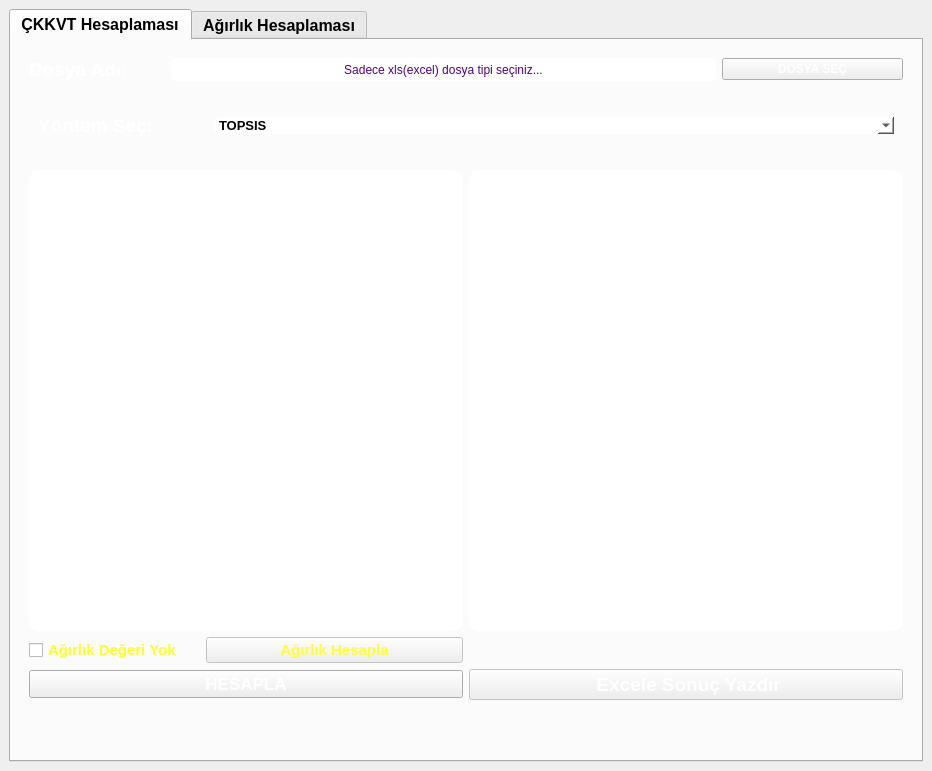
<?xml version="1.0" encoding="UTF-8"?>
<ui version="4.0">
 <class>MainWindow</class>
 <widget class="QMainWindow" name="MainWindow">
  <property name="geometry">
   <rect>
    <x>0</x>
    <y>0</y>
    <width>932</width>
    <height>771</height>
   </rect>
  </property>
  <property name="windowTitle">
   <string>TOPSIS - ARAS - VIKOR  HESAPLAMASI</string>
  </property>
  <property name="styleSheet">
   <string notr="true"/>
  </property>
  <widget class="QWidget" name="centralwidget">
   <property name="styleSheet">
    <string notr="true"/>
   </property>
   <layout class="QVBoxLayout" name="verticalLayout_2">
    <item>
     <widget class="QTabWidget" name="tabWidget">
      <property name="enabled">
       <bool>true</bool>
      </property>
      <property name="font">
       <font>
        <family>MS Shell Dlg 2</family>
        <pointsize>12</pointsize>
        <weight>75</weight>
        <bold>true</bold>
       </font>
      </property>
      <property name="styleSheet">
       <string notr="true">#tabWidget{
border-image: url(:/addBacground/icons/istockphoto-952039286-170667a.jpg);
}</string>
      </property>
      <property name="currentIndex">
       <number>0</number>
      </property>
      <property name="documentMode">
       <bool>false</bool>
      </property>
      <widget class="QWidget" name="tab_wayCalculate">
       <property name="styleSheet">
        <string notr="true">#tab_wayCalculate{
	border-image: url(:/background image/istockphoto-952039286-170667a.jpg);
}</string>
       </property>
       <attribute name="title">
        <string>ÇKKVT Hesaplaması</string>
       </attribute>
       <layout class="QGridLayout" name="gridLayout_3">
        <item row="0" column="0">
         <widget class="QFrame" name="horizontalFrame_selectFile">
          <layout class="QHBoxLayout" name="horizontalLayout" stretch="15,60,20">
           <item>
            <widget class="QLabel" name="label_fileName">
             <property name="font">
              <font>
               <pointsize>14</pointsize>
               <weight>75</weight>
               <italic>false</italic>
               <bold>true</bold>
              </font>
             </property>
             <property name="styleSheet">
              <string notr="true">color: rgb(255, 255, 255);</string>
             </property>
             <property name="text">
              <string>Dosya Adı: </string>
             </property>
            </widget>
           </item>
           <item>
            <widget class="QLabel" name="label_selectedFileName">
             <property name="styleSheet">
              <string notr="true">background-color: rgb(255, 255, 255);
color: rgb(85, 0, 127);
font: 25 9pt &quot;Microsoft JhengHei Light&quot;;
font: 87 8pt &quot;Arial Black&quot;;
border-radius:5px</string>
             </property>
             <property name="text">
              <string>Sadece xls(excel) dosya tipi seçiniz...</string>
             </property>
             <property name="alignment">
              <set>Qt::AlignCenter</set>
             </property>
            </widget>
           </item>
           <item>
            <widget class="QPushButton" name="btn_fileway">
             <property name="font">
              <font>
               <pointsize>9</pointsize>
               <weight>75</weight>
               <bold>true</bold>
              </font>
             </property>
             <property name="styleSheet">
              <string notr="true">background-image: url(:/background image/istockphoto-952039286-170667a.jpg);

color: rgb(255, 255, 255);</string>
             </property>
             <property name="text">
              <string>DOSYA SEÇ</string>
             </property>
            </widget>
           </item>
          </layout>
         </widget>
        </item>
        <item row="1" column="0">
         <widget class="QFrame" name="horizontalFrame_wayProcess">
          <layout class="QHBoxLayout" name="horizontalLayout_3" stretch="70">
           <item>
            <widget class="QFrame" name="horizontalFrame_selectWay">
             <layout class="QHBoxLayout" name="horizontalLayout_2" stretch="20,80">
              <item>
               <widget class="QLabel" name="label_selectWay">
                <property name="font">
                 <font>
                  <pointsize>14</pointsize>
                  <weight>75</weight>
                  <bold>true</bold>
                 </font>
                </property>
                <property name="styleSheet">
                 <string notr="true">color: rgb(255, 255, 255);</string>
                </property>
                <property name="text">
                 <string>Yöntem Seç: </string>
                </property>
               </widget>
              </item>
              <item>
               <widget class="QComboBox" name="cBox_yontem">
                <property name="enabled">
                 <bool>true</bool>
                </property>
                <property name="font">
                 <font>
                  <pointsize>10</pointsize>
                  <weight>75</weight>
                  <bold>true</bold>
                 </font>
                </property>
                <property name="styleSheet">
                 <string notr="true">background-color: rgb(255, 255, 255);
border-radius:5px</string>
                </property>
                <property name="currentText">
                 <string>TOPSIS</string>
                </property>
                <item>
                 <property name="text">
                  <string>TOPSIS</string>
                 </property>
                </item>
                <item>
                 <property name="text">
                  <string>ARAS</string>
                 </property>
                </item>
                <item>
                 <property name="text">
                  <string>VIKOR</string>
                 </property>
                </item>
               </widget>
              </item>
             </layout>
            </widget>
           </item>
          </layout>
         </widget>
        </item>
        <item row="2" column="0">
         <widget class="QFrame" name="gridFrame_showsCharts">
          <layout class="QGridLayout" name="gridLayout">
           <item row="2" column="1">
            <widget class="QFrame" name="horizontalFrame_rButton_forCharts">
             <layout class="QHBoxLayout" name="horizontalLayout_5"/>
            </widget>
           </item>
           <item row="1" column="0">
            <widget class="QTableWidget" name="tableWidget_xlsTable">
             <property name="styleSheet">
              <string notr="true">background-color: rgb(255, 255, 255);
border-radius : 10px</string>
             </property>
             <property name="sizeAdjustPolicy">
              <enum>QAbstractScrollArea::AdjustToContents</enum>
             </property>
             <attribute name="horizontalHeaderCascadingSectionResizes">
              <bool>true</bool>
             </attribute>
             <attribute name="horizontalHeaderMinimumSectionSize">
              <number>100</number>
             </attribute>
             <attribute name="verticalHeaderCascadingSectionResizes">
              <bool>true</bool>
             </attribute>
             <attribute name="verticalHeaderMinimumSectionSize">
              <number>60</number>
             </attribute>
             <attribute name="verticalHeaderDefaultSectionSize">
              <number>100</number>
             </attribute>
            </widget>
           </item>
           <item row="1" column="1">
            <widget class="QTableWidget" name="tableWidget_results">
             <property name="styleSheet">
              <string notr="true">background-color: rgb(255, 255, 255);
border-radius : 10px</string>
             </property>
            </widget>
           </item>
           <item row="2" column="0">
            <layout class="QHBoxLayout" name="horizontalLayout_weightCalculate" stretch="40,60">
             <item>
              <widget class="QCheckBox" name="cBox_isThereWeight">
               <property name="font">
                <font>
                 <pointsize>11</pointsize>
                 <weight>75</weight>
                 <bold>true</bold>
                </font>
               </property>
               <property name="styleSheet">
                <string notr="true">color: rgb(255, 255, 38);</string>
               </property>
               <property name="text">
                <string>Ağırlık Değeri Yok</string>
               </property>
              </widget>
             </item>
             <item>
              <widget class="QPushButton" name="btn_weightCalculete">
               <property name="enabled">
                <bool>false</bool>
               </property>
               <property name="font">
                <font>
                 <pointsize>11</pointsize>
                 <weight>75</weight>
                 <bold>true</bold>
                </font>
               </property>
               <property name="mouseTracking">
                <bool>false</bool>
               </property>
               <property name="styleSheet">
                <string notr="true">background-image: url(:/background image/istockphoto-952039286-170667a.jpg);
color: rgb(255, 255, 51);
</string>
               </property>
               <property name="text">
                <string>Ağırlık Hesapla</string>
               </property>
              </widget>
             </item>
            </layout>
           </item>
           <item row="3" column="0">
            <widget class="QPushButton" name="btn_hesapla">
             <property name="enabled">
              <bool>true</bool>
             </property>
             <property name="font">
              <font>
               <pointsize>13</pointsize>
               <weight>75</weight>
               <bold>true</bold>
              </font>
             </property>
             <property name="styleSheet">
              <string notr="true">background-image: url(:/background image/istockphoto-952039286-170667a.jpg);
color: rgb(255, 255, 255);</string>
             </property>
             <property name="text">
              <string>HESAPLA</string>
             </property>
            </widget>
           </item>
           <item row="3" column="1">
            <widget class="QPushButton" name="btn_writeResults">
             <property name="enabled">
              <bool>false</bool>
             </property>
             <property name="font">
              <font>
               <pointsize>14</pointsize>
               <weight>75</weight>
               <bold>true</bold>
              </font>
             </property>
             <property name="styleSheet">
              <string notr="true">color: rgb(255, 255, 255);
background-image: url(:/background image/istockphoto-952039286-170667a.jpg);</string>
             </property>
             <property name="text">
              <string> Excele Sonuç Yazdır</string>
             </property>
            </widget>
           </item>
          </layout>
         </widget>
        </item>
        <item row="3" column="0">
         <widget class="QFrame" name="verticalFrame_writeResults">
          <layout class="QVBoxLayout" name="verticalLayout">
           <item>
            <widget class="QFrame" name="horizontalFrame_rButtonSelectWriteWay">
             <property name="enabled">
              <bool>false</bool>
             </property>
             <layout class="QHBoxLayout" name="horizontalLayout_4" stretch=""/>
            </widget>
           </item>
          </layout>
         </widget>
        </item>
       </layout>
      </widget>
      <widget class="QWidget" name="tab_weightCalculate">
       <property name="enabled">
        <bool>false</bool>
       </property>
       <property name="styleSheet">
        <string notr="true">#tab_weightCalculate{
	border-image: url(:/background image/istockphoto-952039286-170667a.jpg);
}</string>
       </property>
       <attribute name="title">
        <string>Ağırlık Hesaplaması</string>
       </attribute>
       <layout class="QVBoxLayout" name="verticalLayout_3">
        <item>
         <spacer name="verticalSpacer_4">
          <property name="orientation">
           <enum>Qt::Vertical</enum>
          </property>
          <property name="sizeType">
           <enum>QSizePolicy::Preferred</enum>
          </property>
          <property name="sizeHint" stdset="0">
           <size>
            <width>20</width>
            <height>40</height>
           </size>
          </property>
         </spacer>
        </item>
        <item>
         <layout class="QGridLayout" name="gridLayout_4">
          <item row="3" column="1">
           <spacer name="verticalSpacer">
            <property name="orientation">
             <enum>Qt::Vertical</enum>
            </property>
            <property name="sizeType">
             <enum>QSizePolicy::Preferred</enum>
            </property>
            <property name="sizeHint" stdset="0">
             <size>
              <width>20</width>
              <height>40</height>
             </size>
            </property>
           </spacer>
          </item>
          <item row="2" column="0">
           <spacer name="horizontalSpacer_3">
            <property name="orientation">
             <enum>Qt::Horizontal</enum>
            </property>
            <property name="sizeType">
             <enum>QSizePolicy::Preferred</enum>
            </property>
            <property name="sizeHint" stdset="0">
             <size>
              <width>40</width>
              <height>20</height>
             </size>
            </property>
           </spacer>
          </item>
          <item row="2" column="1">
           <widget class="QTableWidget" name="tableWidget_weights">
            <property name="styleSheet">
             <string notr="true">background-color: rgb(255, 255, 255);
border-radius: 10px</string>
            </property>
            <property name="editTriggers">
             <set>QAbstractItemView::AnyKeyPressed|QAbstractItemView::DoubleClicked|QAbstractItemView::EditKeyPressed</set>
            </property>
            <property name="alternatingRowColors">
             <bool>true</bool>
            </property>
           </widget>
          </item>
          <item row="2" column="3">
           <widget class="QTableWidget" name="tableWidget_resultWeight">
            <property name="styleSheet">
             <string notr="true">background-color: rgb(255, 255, 255);
border-radius: 10px</string>
            </property>
            <property name="columnCount">
             <number>2</number>
            </property>
            <attribute name="horizontalHeaderCascadingSectionResizes">
             <bool>true</bool>
            </attribute>
            <attribute name="verticalHeaderCascadingSectionResizes">
             <bool>true</bool>
            </attribute>
            <column>
             <property name="text">
              <string>KRİTERLER</string>
             </property>
            </column>
            <column>
             <property name="text">
              <string>AĞIRLIKLAR</string>
             </property>
            </column>
           </widget>
          </item>
          <item row="0" column="3">
           <widget class="QLabel" name="label_weightRank">
            <property name="font">
             <font>
              <pointsize>12</pointsize>
             </font>
            </property>
            <property name="styleSheet">
             <string notr="true">color: rgb(255, 255, 255);
border-radius: 5px</string>
            </property>
            <property name="text">
             <string/>
            </property>
           </widget>
          </item>
          <item row="2" column="2">
           <spacer name="horizontalSpacer">
            <property name="orientation">
             <enum>Qt::Horizontal</enum>
            </property>
            <property name="sizeType">
             <enum>QSizePolicy::Preferred</enum>
            </property>
            <property name="sizeHint" stdset="0">
             <size>
              <width>20</width>
              <height>20</height>
             </size>
            </property>
           </spacer>
          </item>
          <item row="0" column="1">
           <widget class="QLabel" name="label_2">
            <property name="font">
             <font>
              <pointsize>12</pointsize>
              <weight>75</weight>
              <bold>true</bold>
              <strikeout>false</strikeout>
             </font>
            </property>
            <property name="layoutDirection">
             <enum>Qt::LeftToRight</enum>
            </property>
            <property name="styleSheet">
             <string notr="true">color: rgb(255, 255, 255);
border-radius: 5px
</string>
            </property>
            <property name="text">
             <string>TUTARLILIK ORANI DEĞERİ : </string>
            </property>
            <property name="textFormat">
             <enum>Qt::AutoText</enum>
            </property>
            <property name="alignment">
             <set>Qt::AlignCenter</set>
            </property>
           </widget>
          </item>
          <item row="4" column="1">
           <widget class="QPushButton" name="btn_wCalculate">
            <property name="enabled">
             <bool>false</bool>
            </property>
            <property name="font">
             <font>
              <pointsize>11</pointsize>
              <weight>75</weight>
              <bold>true</bold>
             </font>
            </property>
            <property name="styleSheet">
             <string notr="true">background-image: url(:/background image/istockphoto-952039286-170667a.jpg);
color: rgb(255, 255, 255);
</string>
            </property>
            <property name="text">
             <string>AĞIRLIK HESAPLA</string>
            </property>
           </widget>
          </item>
          <item row="2" column="4">
           <spacer name="horizontalSpacer_2">
            <property name="orientation">
             <enum>Qt::Horizontal</enum>
            </property>
            <property name="sizeType">
             <enum>QSizePolicy::Preferred</enum>
            </property>
            <property name="sizeHint" stdset="0">
             <size>
              <width>40</width>
              <height>20</height>
             </size>
            </property>
           </spacer>
          </item>
          <item row="4" column="3">
           <widget class="QPushButton" name="btn_addWayCal">
            <property name="font">
             <font>
              <pointsize>12</pointsize>
              <weight>75</weight>
              <bold>true</bold>
             </font>
            </property>
            <property name="styleSheet">
             <string notr="true">background-image: url(:/background image/istockphoto-952039286-170667a.jpg);
color: rgb(255, 255, 255);
</string>
            </property>
            <property name="text">
             <string>Ağırlıkları Matrise Ekle</string>
            </property>
           </widget>
          </item>
          <item row="5" column="1">
           <spacer name="verticalSpacer_2">
            <property name="orientation">
             <enum>Qt::Vertical</enum>
            </property>
            <property name="sizeType">
             <enum>QSizePolicy::Preferred</enum>
            </property>
            <property name="sizeHint" stdset="0">
             <size>
              <width>20</width>
              <height>40</height>
             </size>
            </property>
           </spacer>
          </item>
          <item row="1" column="1">
           <spacer name="verticalSpacer_3">
            <property name="orientation">
             <enum>Qt::Vertical</enum>
            </property>
            <property name="sizeType">
             <enum>QSizePolicy::Preferred</enum>
            </property>
            <property name="sizeHint" stdset="0">
             <size>
              <width>20</width>
              <height>40</height>
             </size>
            </property>
           </spacer>
          </item>
         </layout>
        </item>
        <item>
         <widget class="QPushButton" name="btn_saveWeights">
          <property name="enabled">
           <bool>false</bool>
          </property>
          <property name="font">
           <font>
            <pointsize>12</pointsize>
            <weight>75</weight>
            <bold>true</bold>
           </font>
          </property>
          <property name="styleSheet">
           <string notr="true">background-image: url(:/background image/istockphoto-952039286-170667a.jpg);
color: rgb(255, 255, 255);
</string>
          </property>
          <property name="text">
           <string>Ağırlıkları Excele Kaydet</string>
          </property>
         </widget>
        </item>
       </layout>
      </widget>
     </widget>
    </item>
   </layout>
  </widget>
 </widget>
 <resources>
  <include location="../image.qrc"/>
 </resources>
 <connections>
  <connection>
   <sender>btn_writeResults</sender>
   <signal>clicked()</signal>
   <receiver>MainWindow</receiver>
   <slot>btn_save_results_clicked()</slot>
   <hints>
    <hint type="sourcelabel">
     <x>880</x>
     <y>663</y>
    </hint>
    <hint type="destinationlabel">
     <x>439</x>
     <y>569</y>
    </hint>
   </hints>
  </connection>
  <connection>
   <sender>btn_hesapla</sender>
   <signal>clicked()</signal>
   <receiver>MainWindow</receiver>
   <slot>calculate()</slot>
   <hints>
    <hint type="sourcelabel">
     <x>70</x>
     <y>663</y>
    </hint>
    <hint type="destinationlabel">
     <x>2</x>
     <y>28</y>
    </hint>
   </hints>
  </connection>
  <connection>
   <sender>btn_fileway</sender>
   <signal>clicked()</signal>
   <receiver>MainWindow</receiver>
   <slot>btn_fileway_clicked()</slot>
   <hints>
    <hint type="sourcelabel">
     <x>809</x>
     <y>75</y>
    </hint>
    <hint type="destinationlabel">
     <x>623</x>
     <y>102</y>
    </hint>
   </hints>
  </connection>
  <connection>
   <sender>btn_fileway</sender>
   <signal>clicked()</signal>
   <receiver>tableWidget_xlsTable</receiver>
   <slot>resizeColumnsToContents()</slot>
   <hints>
    <hint type="sourcelabel">
     <x>809</x>
     <y>75</y>
    </hint>
    <hint type="destinationlabel">
     <x>233</x>
     <y>222</y>
    </hint>
   </hints>
  </connection>
  <connection>
   <sender>btn_fileway</sender>
   <signal>clicked()</signal>
   <receiver>tableWidget_xlsTable</receiver>
   <slot>resizeRowsToContents()</slot>
   <hints>
    <hint type="sourcelabel">
     <x>809</x>
     <y>72</y>
    </hint>
    <hint type="destinationlabel">
     <x>303</x>
     <y>211</y>
    </hint>
   </hints>
  </connection>
  <connection>
   <sender>tableWidget_xlsTable</sender>
   <signal>itemChanged(QTableWidgetItem*)</signal>
   <receiver>tableWidget_xlsTable</receiver>
   <slot>update()</slot>
   <hints>
    <hint type="sourcelabel">
     <x>60</x>
     <y>282</y>
    </hint>
    <hint type="destinationlabel">
     <x>34</x>
     <y>200</y>
    </hint>
   </hints>
  </connection>
  <connection>
   <sender>btn_weightCalculete</sender>
   <signal>clicked()</signal>
   <receiver>MainWindow</receiver>
   <slot>cellValue_WCalculate()</slot>
   <hints>
    <hint type="sourcelabel">
     <x>291</x>
     <y>637</y>
    </hint>
    <hint type="destinationlabel">
     <x>931</x>
     <y>562</y>
    </hint>
   </hints>
  </connection>
  <connection>
   <sender>cBox_isThereWeight</sender>
   <signal>stateChanged(int)</signal>
   <receiver>MainWindow</receiver>
   <slot>checked_CBox()</slot>
   <hints>
    <hint type="sourcelabel">
     <x>102</x>
     <y>636</y>
    </hint>
    <hint type="destinationlabel">
     <x>0</x>
     <y>507</y>
    </hint>
   </hints>
  </connection>
  <connection>
   <sender>tableWidget_weights</sender>
   <signal>itemDoubleClicked(QTableWidgetItem*)</signal>
   <receiver>MainWindow</receiver>
   <slot>cellValue()</slot>
   <hints>
    <hint type="sourcelabel">
     <x>82</x>
     <y>396</y>
    </hint>
    <hint type="destinationlabel">
     <x>0</x>
     <y>363</y>
    </hint>
   </hints>
  </connection>
  <connection>
   <sender>tableWidget_weights</sender>
   <signal>itemChanged(QTableWidgetItem*)</signal>
   <receiver>MainWindow</receiver>
   <slot>cellValue_change()</slot>
   <hints>
    <hint type="sourcelabel">
     <x>163</x>
     <y>265</y>
    </hint>
    <hint type="destinationlabel">
     <x>0</x>
     <y>154</y>
    </hint>
   </hints>
  </connection>
  <connection>
   <sender>tableWidget_weights</sender>
   <signal>currentItemChanged(QTableWidgetItem*,QTableWidgetItem*)</signal>
   <receiver>MainWindow</receiver>
   <slot>current_item()</slot>
   <hints>
    <hint type="sourcelabel">
     <x>141</x>
     <y>444</y>
    </hint>
    <hint type="destinationlabel">
     <x>0</x>
     <y>384</y>
    </hint>
   </hints>
  </connection>
  <connection>
   <sender>btn_wCalculate</sender>
   <signal>clicked()</signal>
   <receiver>MainWindow</receiver>
   <slot>findWeight()</slot>
   <hints>
    <hint type="sourcelabel">
     <x>230</x>
     <y>648</y>
    </hint>
    <hint type="destinationlabel">
     <x>0</x>
     <y>610</y>
    </hint>
   </hints>
  </connection>
  <connection>
   <sender>btn_saveWeights</sender>
   <signal>clicked()</signal>
   <receiver>MainWindow</receiver>
   <slot>btn_save_results_clicked()</slot>
   <hints>
    <hint type="sourcelabel">
     <x>496</x>
     <y>737</y>
    </hint>
    <hint type="destinationlabel">
     <x>0</x>
     <y>645</y>
    </hint>
   </hints>
  </connection>
  <connection>
   <sender>btn_addWayCal</sender>
   <signal>clicked()</signal>
   <receiver>MainWindow</receiver>
   <slot>addRowInTable()</slot>
   <hints>
    <hint type="sourcelabel">
     <x>690</x>
     <y>644</y>
    </hint>
    <hint type="destinationlabel">
     <x>931</x>
     <y>643</y>
    </hint>
   </hints>
  </connection>
 </connections>
 <slots>
  <slot>cellValue()</slot>
  <slot>btn_save_results_clicked()</slot>
  <slot>calculate()</slot>
  <slot>btn_fileway_clicked()</slot>
  <slot>cellValue_WCalculate()</slot>
  <slot>checked_CBox()</slot>
  <slot>cellValue_change()</slot>
  <slot>current_item()</slot>
  <slot>findWeight()</slot>
  <slot>addRowInTable()</slot>
 </slots>
</ui>
